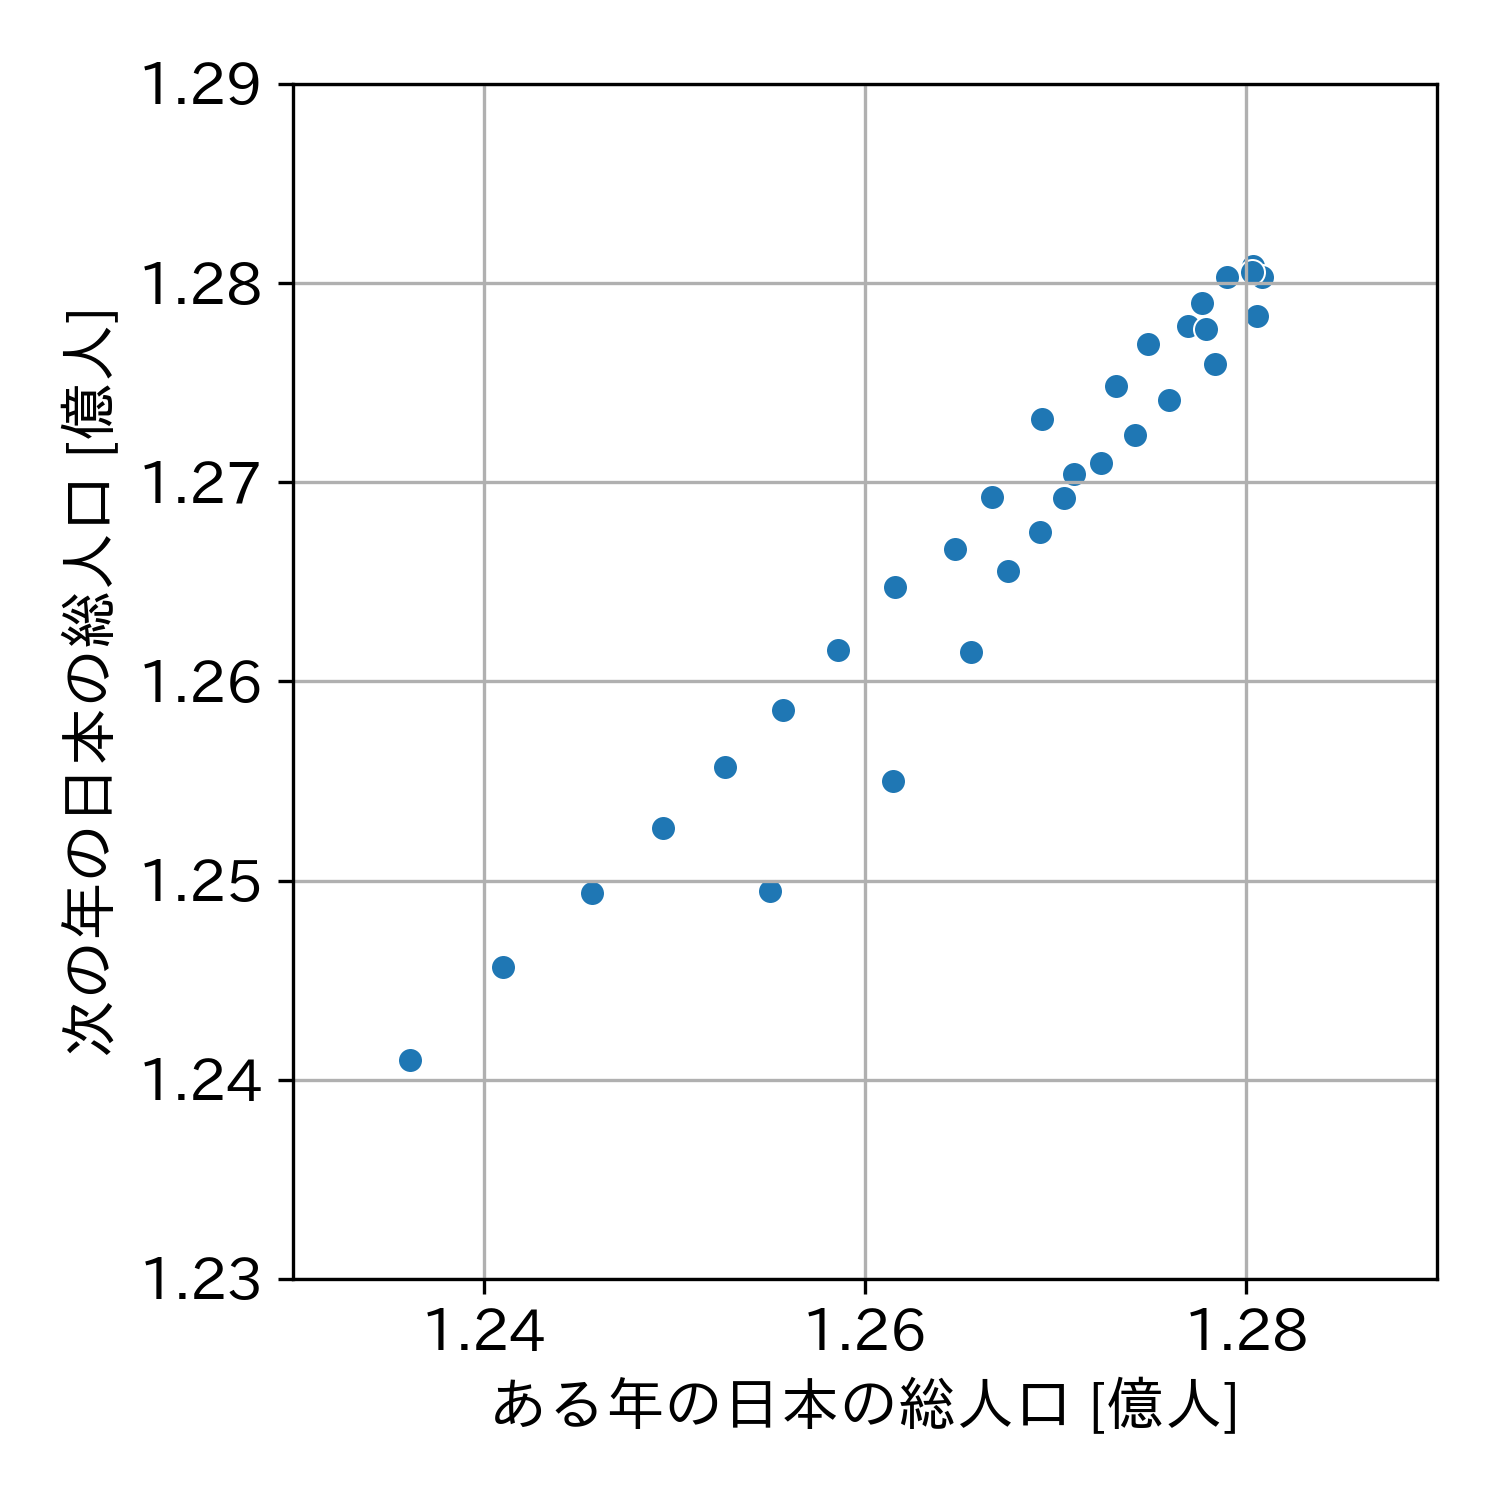

Source code (Python):
import matplotlib.pyplot as plt  # matplotlib.pyplotをpltとしてインポート
import pandas as pd  # pandasをpdとしてインポート
import seaborn as sns  # seabornをsnsとしてインポート
import japanize_matplotlib  # matplotlibで日本語を使用するためのライブラリ

plt.rcParams["font.size"] = 14  # グラフのフォントサイズを設定

# データを辞書形式で提供
data = {
    'year': list(range(1990, 2023)),  # 年（1990年から2022年まで）
    'population': [1.23611, 1.24101, 1.24567, 1.24938, 1.25265, 1.2557, 1.25859, 1.26157, 1.26472, 1.26667,
                   1.26926, 1.27316, 1.27486, 1.27694, 1.27787, 1.27768, 1.27901, 1.28033, 1.28084, 1.28032,
                   1.28057, 1.27834, 1.27593, 1.27414, 1.27237, 1.27095, 1.27042, 1.26919, 1.26749, 1.26555,
                   1.26146, 1.25502, 1.24947]  # 人口（億人単位）
}

df = pd.DataFrame(data)  # pandasデータフレームにデータを変換

# 散布図の作成
# 現在の年と次の年の人口を保持する新しいDataFrameを作成
df_shifted = df.copy()
df_shifted['next_year_population'] = df_shifted['population'].shift(-1)  # 次の年の人口列を追加
df_shifted = df_shifted[:-1]  # 最後の行を削除（次の年の値がないため）

plt.figure(figsize=(5, 5))  # グラフのサイズを指定
sns.scatterplot(x='population', y='next_year_population', data=df_shifted)  # 散布図の描画
plt.xlim(1.23, 1.29)  # x軸の範囲設定
plt.ylim(1.23, 1.29)  # y軸の範囲設定
plt.xlabel('ある年の日本の総人口 [億人]')  # x軸のラベル
plt.ylabel('次の年の日本の総人口 [億人]')  # y軸のラベル
plt.grid(True)  # グリッドを表示
plt.tight_layout()  # レイアウトの調整
plt.savefig('1_1_4_population_scatter_plot.png', dpi=300)  # グラフをファイルに保存
plt.show()  # グラフの表示
